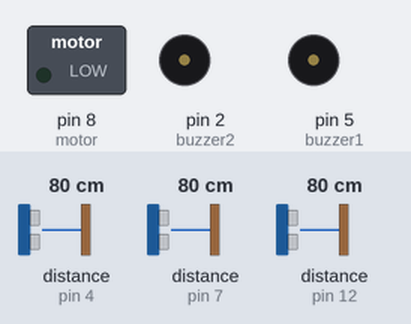
A sketch run on a simulated Arduino Uno, built with avr-gcc and run on an emulated ATmega328P. On the bench: switched loads named in the sketch (green lamp = pin HIGH), buzzer (waves = sounding, pin HIGH). Wiring (inferred from the names in the program): 3 × ultrasonic range finder: trigger pin 3, echo pin 4 / trigger pin 6, echo pin 7 / trigger pin 13, echo pin 12. The test bench sets the inputs (shaded band); at power-on: distance to the obstacle (sensors on pin 4, pin 7, pin 12) 80 cm. The echo pulse lasts 58.3 µs per cm; pins used as bus, display or sensor lines are not drawn.

Above: at 1.2 s.
1.3 s: distance to the obstacle (sensor on pin 4) set to 45 cm
2.8 s: distance to the obstacle (sensor on pin 4) set to 39 cm
At 4.1 s:
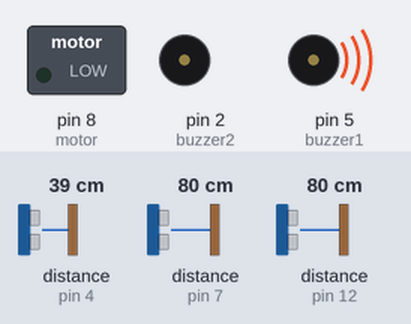
Timing chart, 0 to 5.8 s (numbered marks = the images above; inputs shaded):
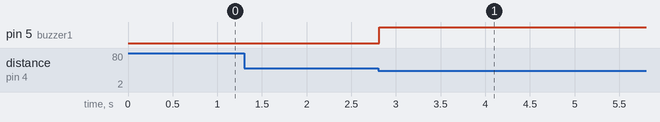

Measured:
- the behaviour switches between 42 and 41 cm on distance to the obstacle (sensor on pin 4) (found by bisection; images 0 and 1)
- after the input at 1.3 s, every drawn part: stays the same
- after the input at 2.8 s, pin 5 (buzzer1): LOW → HIGH at once

The sketch:

Finalcodingstick.ino
```cpp
#define trigPin1 13
#define echoPin1 12
#define trigPin2 3
#define echoPin2 4
#define trigPin3 6
#define echoPin3 7
#define motor 8
#define buzzer1 5
#define buzzer2 2

long duration,distance1;
long distance2;
long distance3;

void setup()
{
pinMode(trigPin1, OUTPUT);//OUTPUT PIN(TRIG)COMM WITH BOARD ,SENDS INFO FROM ECHOPIN TO ARDUINO PIN//
pinMode(echoPin1, INPUT);//INPUT PIN(SENDS AND RECIEVES SIG)//
pinMode(trigPin2, OUTPUT);
pinMode(echoPin2, INPUT);
pinMode(trigPin3, OUTPUT);
pinMode(echoPin3, INPUT);
pinMode(motor, OUTPUT);
pinMode(buzzer1,OUTPUT);
pinMode(buzzer2,OUTPUT);
}

void loop()
{

digitalWrite(trigPin1, LOW);
delayMicroseconds(2);
digitalWrite(trigPin1, HIGH);
delayMicroseconds(10);
digitalWrite(trigPin1, LOW);

duration = pulseIn(echoPin1, HIGH);//RETURNS TIME IN MICROSEC//
distance1 = (duration/2) * 0.0343;//SPEED OF SOUND


digitalWrite(trigPin2, LOW);
delayMicroseconds(2);
digitalWrite(trigPin2, HIGH);
delayMicroseconds(10);
digitalWrite(trigPin2, LOW);

duration = pulseIn(echoPin2, HIGH);
distance2 = (duration/2) * 0.0343;


digitalWrite(trigPin3, LOW);
delayMicroseconds(2);
digitalWrite(trigPin3, HIGH);
delayMicroseconds(10);
digitalWrite(trigPin3, LOW);

duration = pulseIn(echoPin3, HIGH);
distance3 = (duration/2) * 0.0343;

if (distance1 + distance2 + distance3 < 200) // Checking the distance, you can change the value
{
digitalWrite(buzzer1,HIGH);
} else if(distance1 + distance2 + distance3 < 100)
{
digitalWrite(buzzer1,HIGH);
digitalWrite(buzzer2, HIGH);
} else if(distance1 + distance2 + distance3 < 50)
{
digitalWrite(buzzer1,HIGH);
digitalWrite(buzzer2, HIGH);
digitalWrite(motor, HIGH);
}
}
```
